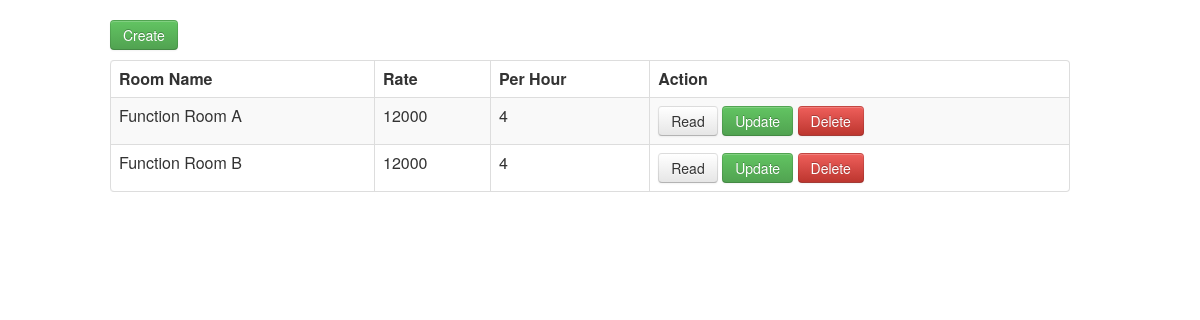
Page /function/index-function.php (signed in) on the committed database.
### tables this page shows
CREATE TABLE IF NOT EXISTS `functionroom` (
  `id` int(11) NOT NULL,
  `frname` varchar(30) NOT NULL,
  `frRate` int(11) NOT NULL,
  `perHour` int(11) NOT NULL
);

### function/index-function.php (the view, shortened to what this page needs)
    <link   href="css/bootstrap.min.css" rel="stylesheet">
    <div class="container">
            <div class="row">
          <p>
                    <?php
                    if($_SESSION['usertype'] == 'Admin')
                    {
                    ?>
                    <a href="create-function.php" class="btn btn-success">Create</a>
                    <?php
                    }
                    ?>
                </p>
              <div class="table-responsive">
                <table class="table table-striped table-bordered">
                      <thead>
                        <tr>
                          <th>Room Name</th>
                          <th>Rate</th>
                          <th>Per Hour</th>
                          <th>Action</th>
                        </tr>
                      </thead>
                      <tbody>
                      <?php
                       $qry = mysql_query("SELECT * FROM functionroom ORDER BY id ASC");
                       while($row = mysql_fetch_array($qry)) {
                                echo '<tr>';
                  echo '<td>'. $row['frname'] . '</td>';
                  echo '<td>'. $row['frRate'] . '</td>';
                  echo '<td>'. $row['perHour'] . '</td>';
                  echo '<td>';
                  echo '<a class="btn" href="read-function.php?id='.$row['id'].'">Read</a>';
                  if($_SESSION['usertype'] == 'Admin')
                  {
                  echo '<a class="btn btn-success" href="update-function.php?id='.$row['id'].'">Update</a>';
                  echo '<a class="btn btn-danger" href="delete-function.php?id='.$row['id'].'">Delete</a>';
                  }
                  echo '</td>';
                  echo '</tr>';
                       }
                      ?>
                      </tbody>
                </table>
      </div>
        </div>
    </div>
  </body>
</html>

### rows in the picture
functionroom: frname "Function Room A", frRate "12000", perHour "4"
functionroom: frname "Function Room B", frRate "12000", perHour "4"
